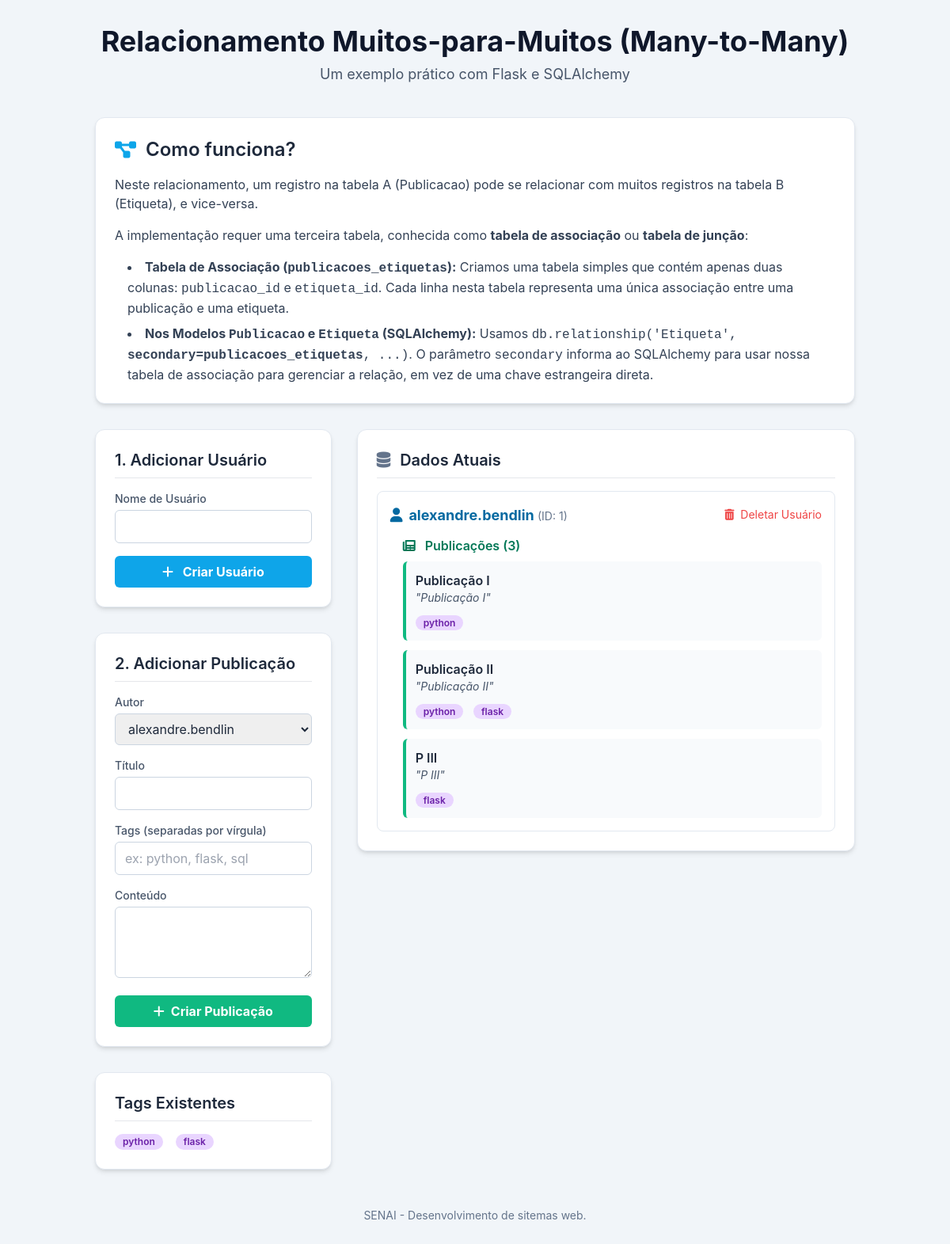
The page / on the database its author committed.
### app.py (models this page shows, shortened)
class Etiqueta(db.Model):
    __tablename__ = 'etiqueta'
    id = db.Column(db.Integer, primary_key=True)
    nome = db.Column(db.String(50), unique=True, nullable=False)
    publicacoes = db.relationship('Publicacao', secondary=publicacoes_etiquetas, back_populates='etiquetas', lazy='dynamic')

class Usuario(db.Model):
    __tablename__ = 'usuario'
    id = db.Column(db.Integer, primary_key=True)
    usuario_nome = db.Column(db.String(80), unique=True, nullable=False)
    publicacoes = db.relationship('Publicacao', back_populates='autor', cascade='all, delete-orphan')

class Publicacao(db.Model):
    __tablename__ = 'publicacao'
    id = db.Column(db.Integer, primary_key=True)
    titulo = db.Column(db.String(120), nullable=False)
    conteudo = db.Column(db.Text, nullable=True)
    usuario_id = db.Column(db.Integer, db.ForeignKey('usuario.id'), nullable=False)
    autor = db.relationship('Usuario', back_populates='publicacoes')
    etiquetas = db.relationship('Etiqueta', secondary=publicacoes_etiquetas, back_populates='publicacoes', lazy='dynamic')

### app.py (the view)
@app.route('/')
def index():
    usuarios = Usuario.query.all()
    etiquetas = Etiqueta.query.all()
    return render_template('index.html', usuarios=usuarios, etiquetas=etiquetas)

### templates/index.html (shortened to what this page needs)
<!DOCTYPE html>
<html lang="pt-br">
<head>
    <script src="https://cdn.tailwindcss.com"></script>
    <link rel="stylesheet" href="https://cdnjs.cloudflare.com/ajax/libs/font-awesome/6.0.0-beta3/css/all.min.css">
</head>
<body class="bg-slate-100 text-slate-800">
    <div class="container mx-auto p-4 md:p-8">
        <header class="text-center mb-10">
            <h1 class="text-4xl font-bold text-slate-900">Relacionamento Muitos-para-Muitos (Many-to-Many)</h1>
            <p class="text-lg text-slate-600 mt-2">Um exemplo prático com Flask e SQLAlchemy</p>
        </header>
        <div class="bg-white p-6 rounded-xl shadow-md mb-8 border border-slate-200">
            <h2 class="text-2xl font-semibold mb-4 text-slate-800 flex items-center">
                <i class="fas fa-project-diagram text-sky-500 mr-3"></i> Como funciona?
            </h2>
            <div class="space-y-4 text-slate-700">
                <p>Neste relacionamento, um registro na tabela A (Publicacao) pode se relacionar com muitos registros na tabela B (Etiqueta), e vice-versa.</p>
                <p>A implementação requer uma terceira tabela, conhecida como <strong>tabela de associação</strong> ou <strong>tabela de junção</strong>:</p>
                <ul class="list-disc list-inside space-y-2 pl-4">
                    <li>
                        <strong>Tabela de Associação (<code>publicacoes_etiquetas</code>):</strong> Criamos uma tabela simples que contém apenas duas colunas: <code>publicacao_id</code> e <code>etiqueta_id</code>. Cada linha nesta tabela representa uma única associação entre uma publicação e uma etiqueta.
                    </li>
                    <li>
                        <strong>Nos Modelos <code>Publicacao</code> e <code>Etiqueta</code> (SQLAlchemy):</strong> Usamos <code>db.relationship('Etiqueta', <strong>secondary=publicacoes_etiquetas</strong>, ...)</code>. O parâmetro <code>secondary</code> informa ao SQLAlchemy para usar nossa tabela de associação para gerenciar a relação, em vez de uma chave estrangeira direta.
                    </li>
                </ul>
            </div>
        </div>
        <div class="grid grid-cols-1 lg:grid-cols-3 gap-8">
            <div class="lg:col-span-1 space-y-8">
                <div class="bg-white p-6 rounded-xl shadow-md border border-slate-200">
                    <h3 class="text-xl font-semibold mb-4 border-b pb-2">1. Adicionar Usuário</h3>
                    <form action="{{ url_for('adicionar_usuario') }}" method="POST">
                        <div class="mb-4">
                            <label for="usuario_nome" class="block text-sm font-medium text-slate-600 mb-1">Nome de Usuário</label>
                            <input type="text" name="usuario_nome" id="usuario_nome" required class="w-full px-3 py-2 border border-slate-300 rounded-md focus:outline-none focus:ring-2 focus:ring-sky-500">
                        </div>
                        <button type="submit" class="w-full bg-sky-500 text-white font-bold py-2 px-4 rounded-md hover:bg-sky-600 transition duration-200">
                           <i class="fas fa-plus mr-2"></i> Criar Usuário
                        </button>
                    </form>
                </div>
                <div class="bg-white p-6 rounded-xl shadow-md border border-slate-200">
                    <h3 class="text-xl font-semibold mb-4 border-b pb-2">2. Adicionar Publicação</h3>
                    {% if usuarios %}
                    <form action="{{ url_for('adicionar_perfil') }}" method="POST">
                        <div class="mb-4">
                            <label for="usuario_id" class="block text-sm font-medium text-slate-600 mb-1">Autor</label>
                            <select name="usuario_id" id="usuario_id" class="w-full px-3 py-2 border border-slate-300 rounded-md focus:outline-none focus:ring-2 focus:ring-sky-500">
                                {% for usuario in usuarios %}<option value="{{ usuario.id }}">{{ usuario.usuario_nome }}</option>{% endfor %}
                            </select>
                        </div>
                        <div class="mb-4">
                            <label for="titulo" class="block text-sm font-medium text-slate-600 mb-1">Título</label>
                            <input type="text" name="titulo" id="titulo" required class="w-full px-3 py-2 border border-slate-300 rounded-md focus:outline-none focus:ring-2 focus:ring-sky-500">
                        </div>
                         <div class="mb-4">
                            <label for="etiquetas" class="block text-sm font-medium text-slate-600 mb-1">Tags (separadas por vírgula)</label>
                            <input type="text" name="etiquetas" id="etiquetas" placeholder="ex: python, flask, sql" class="w-full px-3 py-2 border border-slate-300 rounded-md focus:outline-none focus:ring-2 focus:ring-sky-500">
                        </div>
                        <div class="mb-4">
                            <label for="conteudo" class="block text-sm font-medium text-slate-600 mb-1">Conteúdo</label>
                            <textarea name="conteudo" id="conteudo" rows="3" class="w-full px-3 py-2 border border-slate-300 rounded-md focus:outline-none focus:ring-2 focus:ring-sky-500"></textarea>
                        </div>
                        <button type="submit" class="w-full bg-emerald-500 text-white font-bold py-2 px-4 rounded-md hover:bg-emerald-600 transition duration-200">
                            <i class="fas fa-plus mr-2"></i>Criar Publicação
                        </button>
                    </form>
                    {% else %}
                    <p class="text-center text-slate-500 italic p-4 bg-slate-50 rounded-md">Crie um usuário primeiro.</p>
                    {% endif %}
                </div>
                 <div class="bg-white p-6 rounded-xl shadow-md border border-slate-200">
                    <h3 class="text-xl font-semibold mb-4 border-b pb-2">Tags Existentes</h3>
                    {% if etiquetas %}
                        <div class="flex flex-wrap gap-2">
                            {% for etiqueta in etiquetas %}
                                <span class="bg-purple-200 text-purple-800 text-xs font-semibold mr-2 px-2.5 py-0.5 rounded-full">{{ etiqueta.nome }}</span>
                            {% endfor %}
                        </div>
                    {% else %}
                         <p class="text-center text-slate-500 italic p-4 bg-slate-50 rounded-md">Nenhuma etiqueta criada ainda.</p>
                    {% endif %}
                </div>
            </div>
            <div class="lg:col-span-2">
                <div class="bg-white p-6 rounded-xl shadow-md border border-slate-200">
                    <h3 class="text-xl font-semibold mb-4 border-b pb-2 flex items-center">
                        <i class="fas fa-database mr-3 text-slate-500"></i> Dados Atuais
                    </h3>
                    {% if usuarios %}
                        <div class="space-y-6">
                            {% for usuario in usuarios %}
                            <div class="border border-slate-200 rounded-lg p-4 transition-shadow hover:shadow-lg">
                                <div class="flex justify-between items-start">
                                    <h4 class="font-bold text-lg text-sky-700"><i class="fas fa-user mr-2"></i>{{ usuario.usuario_nome }} <span class="text-sm font-normal text-slate-500">(ID: {{ usuario.id }})</span></h4>
                                    <form action="{{ url_for('excluir_usuario', usuario_id=usuario.id) }}" method="POST" onsubmit="return confirm('Tem certeza?');">
                                        <button type="submit" class="text-red-500 hover:text-red-700 transition duration-200 text-sm"><i class="fas fa-trash-alt mr-1"></i> Deletar Usuário</button>
                                    </form>
                                </div>
                                <div class="mt-3 pl-4">
                                    <h5 class="font-semibold text-emerald-700 mb-2"><i class="fas fa-newspaper mr-2"></i> Publicações ({{ usuario.publicacoes|length }})</h5>
                                    {% if usuario.publicacoes %}
                                        <div class="space-y-3">
                                        {% for publicacao in usuario.publicacoes %}
                                            <div class="bg-slate-50 p-3 rounded-md border-l-4 border-emerald-500">
                                                <p class="text-slate-800 font-semibold">{{ publicacao.titulo }}</p>
                                                <p class="text-slate-600 italic text-sm">"{{ publicacao.conteudo if publicacao.conteudo else 'N/A' }}"</p>
                                                <div class="mt-2">
                                                    {% for etiqueta in publicacao.etiquetas %}
                                                        <span class="bg-purple-200 text-purple-800 text-xs font-semibold mr-2 px-2.5 py-0.5 rounded-full">{{ etiqueta.nome }}</span>
                                                    {% endfor %}
                                                </div>
                                            </div>
                                        {% endfor %}
                                        </div>
                                    {% else %}
                                        <p class="text-slate-500 italic text-sm"><i class="fas fa-exclamation-circle mr-2"></i> Nenhuma publicação.</p>
                                    {% endif %}
                                </div>
                            </div>
                            {% endfor %}
                        </div>
                    {% else %}
                        <p class="text-center text-slate-500 italic p-4 bg-slate-50 rounded-md">Nenhum usuário cadastrado.</p>
                    {% endif %}
                </div>
            </div>
        </div>
        <footer class="text-center mt-12 text-slate-500 text-sm"><p>SENAI - Desenvolvimento de sitemas web.</p></footer>
    </div>
</body>
</html>

### templates/index.html (style rules this page uses)
body { font-family: 'Inter', sans-serif; }

### rows shown on the page
Etiqueta: nome "python"
Etiqueta: nome "flask"
Usuario: usuario_nome "alexandre.bendlin", id "1", publicacoes|length "3"
Publicacao: titulo "Publicação I", conteudo "Publicação I"
Publicacao: titulo "Publicação II", conteudo "Publicação II"
Publicacao: titulo "P III", conteudo "P III"

### other values the page prints
form field usuario_id "alexandre.bendlin"
